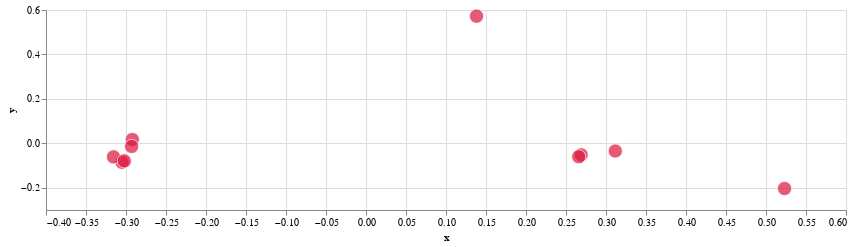

This figure's notebook cell:
### Markdown cell above
With the data enriched with the `reduced` column, let's feed it to the `scatterplot()` function we have defined before.

### Code cell
source = pd.DataFrame({
    "text": df["text"],
    "x": df["reduced"].apply(lambda x: x[0]).to_list(),
    "y": df["reduced"].apply(lambda x: x[1]).to_list(),
})

scatterplot(source, tooltips=True)

### Figure 1 — Vega-Lite specification as saved in the notebook (floating-point values rounded to 4 significant figures)
{"config": {"view": {"continuousWidth": 300, "continuousHeight": 300}}, "data": {"name": "data-a2915eaa4c4662be7f2f589ffd0cc64f"}, "mark": {"type": "circle", "color": "crimson", "size": 200, "stroke": "white", "strokeWidth": 1}, "encoding": {"tooltip": [{"field": "text", "type": "nominal"}], "x": {"field": "x", "scale": {"zero": false}, "type": "quantitative"}, "y": {"field": "y", "scale": {"zero": false}, "type": "quantitative"}}, "height": 200, "width": 800, "$schema": "https://vega.github.io/schema/vega-lite/v5.8.0.json", "datasets": {"data-a2915eaa4c4662be7f2f589ffd0cc64f": [{"text": "What is the most populated city in the world?", "x": 0.269, "y": -0.05184}, {"text": "Which is the most populated city in the world.?", "x": 0.2659, "y": -0.06054}, {"text": "What are the most populated cities in the world?", "x": 0.3116, "y": -0.03461}, {"text": "Which is the most populated country?", "x": 0.5232, "y": -0.2033}, {"text": "Which is the largest city in the world?", "x": -0.305, "y": -0.08541}, {"text": "Which is biggest city in the world?", "x": -0.3156, "y": -0.06104}, {"text": "What's the world's largest city?", "x": -0.3021, "y": -0.07896}, {"text": "What is the biggest city in the world by area?", "x": -0.2921, "y": 0.01724}, {"text": "Which is the largest city in the world by area?", "x": -0.293, "y": -0.0137}, {"text": "What is the most isolated city in the world, with over a million metro area inhabitants?", "x": 0.1381, "y": 0.5722}]}}
